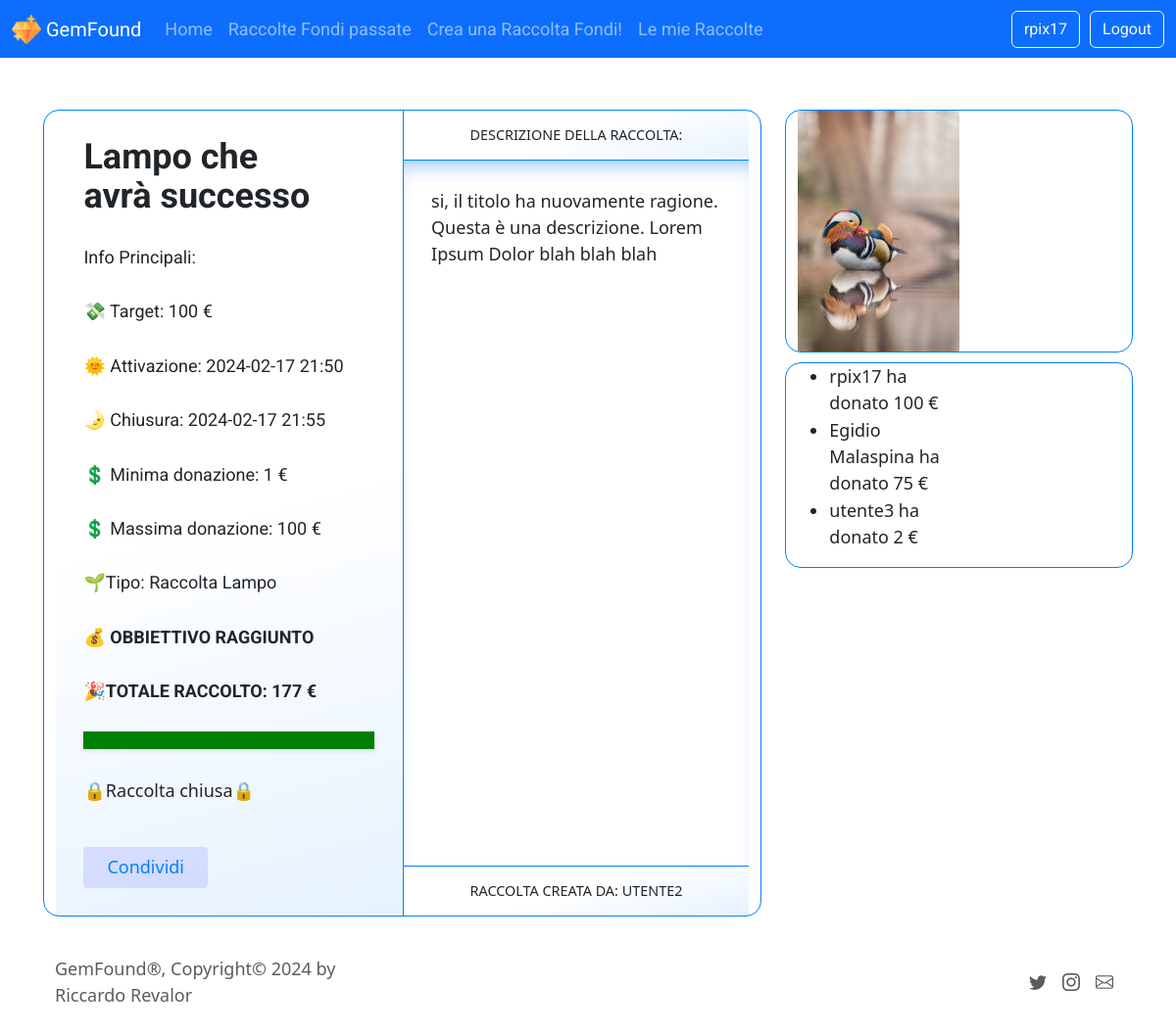
Screenshot of /raccolta/26 (signed in) with the database file from the repository.
### tables this page shows
CREATE TABLE "Utenti" (
	"UserNickName"	TEXT NOT NULL UNIQUE,
	"UserID"	INTEGER NOT NULL UNIQUE,
	"Password"	TEXT NOT NULL,
	"UserMail"	TEXT NOT NULL UNIQUE,
	"Nome"	TEXT NOT NULL,
	"Cognome"	TEXT NOT NULL,
	"Ptf"	INTEGER NOT NULL DEFAULT 0,
	PRIMARY KEY("UserID" AUTOINCREMENT)
);

CREATE TABLE "Raccolte" (
	"RacID"	INTEGER NOT NULL UNIQUE,
	"UserID"	INTEGER NOT NULL,
	"Successo"	NUMERIC NOT NULL,
	"Open"	NUMERIC NOT NULL DEFAULT 1,
	"TotaleRaccolto"	INTEGER NOT NULL DEFAULT 0,
	"Target"	INTEGER NOT NULL,
	"Title"	TEXT NOT NULL,
	"Description"	TEXT NOT NULL,
	"ActivationDate"	TEXT NOT NULL,
	"ActivationTime"	TEXT NOT NULL,
	"CloseDate"	TEXT NOT NULL,
	"CloseTime"	TEXT NOT NULL,
	"Min"	INTEGER NOT NULL,
	"Max"	INTEGER NOT NULL,
	"Type"	NUMERIC NOT NULL DEFAULT 0,
	"Img"	TEXT DEFAULT 0,
	PRIMARY KEY("RacID" AUTOINCREMENT)
);

CREATE TABLE "Donazioni" (
	"RacID"	INTEGER NOT NULL,
	"NomeVisualizzato"	TEXT NOT NULL,
	"Importo"	INTEGER NOT NULL,
	"Commento"	TEXT NOT NULL DEFAULT 0,
	"numTransazione"	INTEGER NOT NULL UNIQUE,
	"UserID"	INTEGER NOT NULL DEFAULT -1,
	"Data"	TEXT NOT NULL,
	PRIMARY KEY("numTransazione" AUTOINCREMENT)
);

### app.py (the view)
@app.route('/raccolta/<int:id>')
def raccolta(id):
  rac = rac_dao.getRacByID(id)
  dons = don_dao.getDonationsByRacID(id) # possono non esserci donazioni
  nd = 0
  if dons: nd = len(dons)
  if not rac:
    flash('Raccolta Fondi non trovata!')
    return redirect(url_for('index'))
  user = user_dao.get_user_by_id(rac['UserID'])
  if not user:
    flash('Utente creatore della Raccolta non trovato!')
    return redirect(url_for('index'))
  nickname = user['UserNickName']
  sperimentale=0 # se è una raccolta sperimentale che si attiva nel futuro
  rag = 0 # se è stata raggiunto l'obiettivo
  today = datetime.datetime.now()
  if not checkRacOpen(rac):
    if datetime.datetime.strptime(rac['ActivationDate'] + " " + rac['ActivationTime'], '%Y-%m-%d %H:%M') > today and datetime.datetime.strptime(rac['CloseDate'] + " " + rac['CloseTime'], '%Y-%m-%d %H:%M') > today:
      sperimentale = 1
    else:
      rapporto = int(rac['TotaleRaccolto']) / int(rac['Target'])
      if rapporto >= 1: rag = 1
  return render_template('single2.html', raccolta=rac, nickname=nickname, donazioni=dons, nd= nd, raggiunto = rag, sperimentale = sperimentale)

### app.py (called while the page is built, shortened)
def checkRacOpen(rac):
  today = datetime.datetime.now()
  if rac['Open'] == 0:
    if datetime.datetime.strptime(rac['ActivationDate'] + " " + rac['ActivationTime'], '%Y-%m-%d %H:%M') <= today and datetime.datetime.strptime(rac['CloseDate'] + " " + rac['CloseTime'], '%Y-%m-%d %H:%M') > today:
      r = rac_dao.RacSetState(rac['RacID'], 1) # apri la raccolta nel db
      if not r:
        flash('Errore nel far attivare la Raccolta Fondi ' + rac['Title'] + '!')
        return redirect(url_for('index'))
      return True # EFFETTIVAMENTE aperta
    else:
      return False  # chiusa

@login_manager.user_loader
def load_user(user_id):
  db_user = user_dao.get_user_by_id(user_id)
  utente = User(UserID=db_user['UserID'],
  Nome=db_user['Nome'],
  Cognome=db_user['Cognome'],
  UserMail=db_user['UserMail'],
  Password=db_user['Password'],
  UserNickName=db_user['UserNickName'],
  Ptf=db_user['Ptf'])
  return utente

### don_dao.py (called while the page is built)
def getDonationsByRacID(id):
    connection = sqlite3.connect(db)
    connection.row_factory = sqlite3.Row
    cursor = connection.cursor()
    donations = cursor.execute('SELECT * FROM Donazioni WHERE RacID = ?', (id,)).fetchall()
    cursor.close()
    connection.close()
    return donations

### rac_dao.py (called while the page is built)
def getRacByID(id):
    connection = sqlite3.connect(db)
    connection.row_factory = sqlite3.Row
    cursor = connection.cursor()
    rac = cursor.execute('SELECT * FROM Raccolte WHERE RacID = ?', (id,)).fetchone()
    cursor.close()
    connection.close()
    return rac

### user_dao.py (called while the page is built)
def get_user_by_id(id):
    conn = sqlite3.connect(db)
    conn.row_factory = sqlite3.Row
    cursor = conn.cursor()
    sql = 'SELECT * FROM Utenti WHERE UserID = ?'
    cursor.execute(sql, (id,))
    user = cursor.fetchone()
    cursor.close()
    conn.close()
    return user

### templates/single2.html (shortened to what this page needs)
{% extends "base.html" %}
{% block content %}
<link href="{{ url_for('static', filename='singlestyle.css') }}" rel="stylesheet">
<div class="row">
<main class="col-lg-8 col-12">
<article class="container">
    <section class="intro flow">
      <h2 class="racInfo">{{raccolta.Title |e}}</h2>
      <p class="racInfo">Info Principali:</p>
        <p class="racInfo">&#128184; Target: {{raccolta.Target |e}} &euro;</p>
        <p class="racInfo">&#127774; Attivazione: {{raccolta.ActivationDate ~' '~ raccolta.ActivationTime |e}}</p>
        <p class="racInfo">&#127771; Chiusura: {{raccolta.CloseDate ~' '~ raccolta.CloseTime |e}}</p>
        <p class="racInfo">&#128178; Minima donazione: {{raccolta.Min |e}} &euro;</p>
        <p class="racInfo">&#128178; Massima donazione: {{raccolta.Max |e}} &euro;</p>
        <p class="racInfo">&#127793;Tipo:
            {% if raccolta.Type == 0 %}
                Raccolta Normale
            {% else %}
                Raccolta Lampo
            {% endif %}
        </p>
        {% if raccolta.Open == 1 %}
        <p><strong class="racInfo">&#128176; Raccolto: {{raccolta.TotaleRaccolto |e}} &euro;</strong></p>
        {% else %}
          {% if sperimentale == 0 %}
              <p><strong class="racInfo">&#128176; {% if raggiunto %}OBBIETTIVO RAGGIUNTO{% else %}OBBIETTIVO NON RAGGIUNTO{% endif%}</strong></p>
              {% if raggiunto %}
                <p><strong class="racInfo">&#127881;TOTALE RACCOLTO: {{raccolta.TotaleRaccolto |e}} &euro;</strong></p>
              {% endif %}
          {% else %}
              <p><strong class="racInfo">&#128176; RACCOLTA NON ANCORA APERTA</strong></p>
          {% endif %}
        {% endif %}
      {% if raccolta.Open == 1 %}
        <progress id="progressBar" class="progress-bar progress-bar-striped progress-bar-animated" value="0" max="100"></progress>
      {% else %}
        {% if raggiunto %}
          <progress id="progressBar" class="progress-bar progress-bar-striped progress-bar-animated raggiunto" value="0" max="100"></progress>
        {% else %}
          <progress id="progressBar" class="progress-bar progress-bar-striped progress-bar-animated Nonraggiunto" value="0" max="100"></progress>
        {% endif %}
      {% endif %}
      {% if raccolta.Open == 1 %}
      <button>
        <a href="/donazione/{{raccolta.RacID}}">Dona ora!&#127873;</a>
      </button>
      {% else %}
        {% if sperimentale == 0 %}
          <p>&#128274;Raccolta chiusa&#128274;</p>
        {% else %}
          <p>&#128640;Raccolta non ancora aperta&#128640;</p>
        {% endif %}
      {% endif %}
      <button onclick="copyToClipboard()">Condividi</button>
    </section>
    <section class="details">
      <header>Descrizione della Raccolta:</header>
      <div class="scroll-container">
        <article class="scroll-content">
            {{raccolta.Description |e}}
        </article>
      </div>
      <footer>Raccolta creata da: {{ nickname |e }}</footer>
    </section>
  </article>
</main>
<aside class="col-lg-4 col-12">
{% if raccolta.Img != '0' %}
    <article class="container img-container">
        <img class="post-img" src="{{ url_for('static', filename=raccolta.Img) }}" alt="Nessuna foto trovata per la raccolta su: {{ raccolta.Title }}">
    </article>
{% else %}
    <p>Immagine non disponibile</p>
{% endif %}
<article class="container donators-container">
{% if nd > 0 %}
    <ul class="donators-list">
        {% for donazione in donazioni %}
            <li>{{ donazione.NomeVisualizzato |e }} ha donato {{ donazione.Importo |e }} &euro;</li>
        {% endfor %}
    </ul>
{% endif %}
</article>
</aside>
{% endblock %}

### templates/base.html (shortened to what this page needs)
<!DOCTYPE html>
<html lang="it">
  <head>
    <link href="https://cdn.jsdelivr.net/npm/bootstrap@5.3.2/dist/css/bootstrap.min.css" rel="stylesheet">
    <link rel="stylesheet" href="https://cdn.jsdelivr.net/npm/bootstrap-icons@1.10.2/font/bootstrap-icons.css">
    <link rel="stylesheet" href="{{ url_for('static', filename='style.css') }}">
  </head>
  <body>
    <header>
      <nav class="navbar fixed-top navbar-dark navbar-expand-lg bg-primary" id="barra-navigazione">
        <div class="container-fluid">
          <a class="navbar-brand protest-riot-regular">
            <img src="{{ url_for('static', filename='premium.png') }}" alt="Logo" width="30" height="30" class="d-inline-block align-top" />
            GemFound
        </a>
          <div class="collapse navbar-collapse" id="navbarSupportedContent">
            <ul class="navbar-nav me-auto mb-2 mb-lg-0">
              <li class="nav-item">
                <a class="nav-link testo" aria-current="page" href="/">Home</a>
              </li>
              <li class="nav-item">
                <a class="nav-link testo" href="{{ url_for('raccoltepassate') }}">Raccolte Fondi passate</a>
              </li>
              {% if current_user.is_authenticated %}
              <li class="nav-item">
                <a class="nav-link testo" href="{{ url_for('newraccolta') }}">Crea una Raccolta Fondi!</a>
              </li>
              <li class="nav-item">
                <a class="nav-link testo" href="{{ url_for('mieraccolte') }}">Le mie Raccolte</a>
              </li>
              {% endif %}
            </ul>
            {% if current_user.is_authenticated %}
            <a href="/account/{{ current_user.id |e }}" class="btn btn-outline-light testo" title="AccountInfo">{{ current_user.nickname |e }}</a>
            <a href="{{ url_for('logout') }}" class="btn btn-outline-light testo" title="Logout">Logout</a>
            {% endif %}
          </div>
        </div>
      </nav>
    </header>
    <div class="container-fluid under-nav">
      {%block content %}{% endblock %}
    </div>
    <div class="container-fluid">
      <footer class="d-flex flex-wrap justify-content-between align-items-center py-3 my-4 me-2">
        <div class="col-md-4 d-flex align-items-center">
          <span class="mb-3 mb-md-0 text-muted">GemFound&#174;, Copyright&#169; 2024 by Riccardo Revalor</span>
        </div>
        <ul class="nav col-md-4 justify-content-end list-unstyled d-flex">
          <li class="ms-3"><a class="text-muted" href="#"><i class="bi bi-twitter"></i></a></li>
          <li class="ms-3"><a class="text-muted" href="#"><i class="bi bi-instagram"></i></a></li>
          <li class="ms-3"><a class="text-muted" href="#"><i class="bi bi-envelope"></i></a></li>
        </ul>
      </footer>
    </div>
  </body>
</html>

### static/style.css (style rules this page uses)
.under-nav { margin-top: 80px; max-width: 100%; }
#progressBar { display: block; width: 100%; box-shadow: 0 2px 4px rgba(0, 0, 0, 0.1); }
.testo { font-family: 'Roboto', system-ui, Arial, sans-serif; }
.post-img { max-height: 400px; width: 100%; height: auto; object-fit: contain; overflow-y: auto; }
.protest-riot-regular { font-family: "Protest Riot", 'Roboto', system-ui, Arial, sans-serif; font-weight: 400; font-style: normal; }

### static/singlestyle.css (style rules this page uses)
* { box-sizing: border-box; }
:root { --h: 210; --s: 100%; --l: 50%; --brand-color-bg: rgba(0, 0, 255, 0.1); --brand-color-fg: hsl(210, 100%, 50%); --border: 1px solid var(--brand-color-fg); --shadow-blur: 1.5rem; --shadow-color: hsla(var(--h) var(--s) var(--l) / 0.6); --shadow-y: 1rem; ---shadow-y: calc(var(--shadow-y) * -1); --space: clamp(1.125rem, 0.8rem + 1.3cqi, 1.875rem); --gradient: linear-gradient( 165deg, transparent 50%, hsla(var(--h) var(--s) var(--l) / 0.15) 125% ); }
.racInfo { font-family: 'PT Sans', 'Roboto', Arial, sans-serif; }
aside { width: 30%; }
.post-img { max-height: 400px; width: 100%; height: auto; object-fit: contain; overflow-y: auto; }
.img-container { max-height: 400px; overflow-y: auto; margin-bottom: 10px; ; display: flex; justify-content: center; text-align: center; }
.donators-container { max-height: 400px; overflow-y: auto; }
.donators-list li { margin-bottom: 1px; width: 100%; }
html, body { height: 100%; }
body { display: grid; place-items: center; font-family: system-ui, sans-serif; font-size: clamp(1rem, 0.6rem + 1.125cqi, 1.125rem); line-height: 1.5; padding: 2rem; }
h2 { font-size: 2em; font-weight: 700; line-height: 1.1; text-wrap: balance; }
button { font: inherit; line-height: normal; padding: 0.5rem 1.5rem 0.6rem; background: var(--brand-color-bg); color: var(--brand-color-fg); border: unset; border-radius: 0.25rem; }
a { text-decoration: none; }
.flow > * + * { margin-block-start: var(--space); }
.container { display: grid; grid-auto-rows: 1fr; border: var(--border); border-radius: 1rem; inline-size: min(55rem, 100%); }
.intro { padding: var(--space); background-image: var(--gradient); }
.details { display: grid; grid-template-rows: auto 1fr auto; border-block-start: var(--border); }
.details :where(header, footer) { padding: calc(var(--space) / 2) var(--space); text-align: center; font-size: 0.8em; font-weight: 500; text-transform: uppercase; background-image: var(--gradient); }
.scroll-container { position: relative; border-block: var(--border); overflow-y: auto; overscroll-behavior: contain; scrollbar-color: var(--brand-color-bg) transparent; animation: scroll-shadow-inset linear; animation-timeline: scroll(self); }
.scroll-content { position: absolute; top: 0; left: 0; padding: var(--space); }
#progressBar { background-color: #FFFFFF; color: #FFFFFF; display: block; width: 100%; box-shadow: 0 2px 4px rgba(0, 0, 0, 0.1); }
@media (min-width: 40rem) { .container { grid-template-columns: 1fr 1fr; } }
@media (min-width: 40rem) { .details { border-block-start: unset; border-inline-start: var(--border); } }

### rows the page displays
Utenti: nickname "rpix17"
Raccolte: Title "Lampo che avrà successo", Target "100", ActivationDate+ActivationTime "2024-02-17 21:50", CloseDate+CloseTime "2024-02-17 21:55", Min "1", Max "100", TotaleRaccolto "177", Description "si, il titolo ha nuovamente ragione. Questa è una descrizione. Lorem Ipsum Dolor blah blah blah", Img (picture)
Utenti: UserNickName "UTENTE2"
Donazioni: NomeVisualizzato "rpix17", Importo "100"
Donazioni: NomeVisualizzato "Egidio Malaspina", Importo "75"
Donazioni: NomeVisualizzato "utente3", Importo "2"
